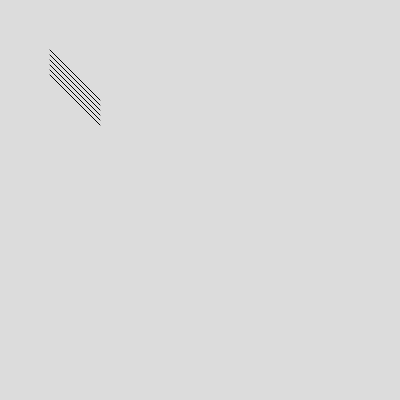
Frame 1 (no input)
Frame 60 (no input): identical to frame 1, image omitted
Frame 120 (the mouse pressed at the canvas centre since frame 60): identical to frame 1, image omitted

The p5.js sketch that drew this single still picture (run headless with seeded random() and noise() and a simulated clock; from frame 60 on, the mouse is pressed at the canvas centre):

// p5.js sketch
// ── sketch.js
var x1=0;
var y1=0;
var x2=0;
var y2=0;

function setup() {
  createCanvas(400, 400);
}

function draw() {
  background(220);
  
line(x1,y1,x2,y2)
  
  var x1 = 50
  var y1 = 50
  var x2 = 100
  var y2 = 100
  
  line(x1,y1,x2,y2)
  

  y1 = y1 + 5
  y2 = y2 + 5
  line(x1,y1,x2,y2)
    
  y1 = y1 + 5
  y2 = y2 + 5
  line(x1,y1,x2,y2)
  
  y1 = y1 + 5
  y2 = y2 + 5
  line(x1,y1,x2,y2)
  
  y1 = y1 + 5
  y2 = y2 + 5
  line(x1,y1,x2,y2)
  
  y1 = y1 + 5
  y2 = y2 + 5
  line(x1,y1,x2,y2)
  

}
